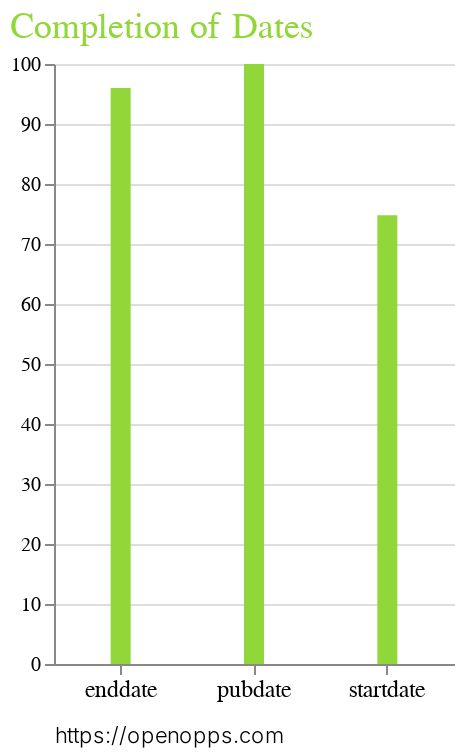

Source (notebook cell):
### Markdown cell above
Output chart

### Code cell
chart = alt.Chart(counts, width=200, height=300, title="Completion of Dates").mark_bar(color='#91D739', size=10).encode(
            alt.X('Date Field',
            axis=alt.Axis(tickCount=12, title="https://openopps.com", 
            grid=False, 
            labelFont='Helvetica', 
            labelFontSize=12, 
            labelAngle=0, 
            titleAlign='left',
            titleAnchor='start',
            titleFont='Helvetica',
            titleFontSize= 11,
            titleFontWeight= 300,
            titleX= -0,
            titleY= 30)
                   ),
    
         alt.Y('Percentage of Completion:Q',
               axis=alt.Axis(title="",
               format=".0s",)
                       )        
#          color=alt.Color('datetype:N', scale=alt.Scale(scheme='darkgreen')),
#          column='source'

)
 
    
full_chart = alt.layer(
            chart
            ).configure_view(
              strokeWidth=0
            ).configure_title(fontSize=18, anchor='start',
                    color= "#91D739", font='Helvetica', fontWeight=400)

full_chart

### Figure 1 — Vega-Lite specification as saved in the notebook (floating-point values rounded to 4 significant figures)
{"config": {"view": {"continuousWidth": 400, "continuousHeight": 300, "strokeWidth": 0}, "title": {"anchor": "start", "color": "#91D739", "font": "Helvetica", "fontSize": 18, "fontWeight": 400}}, "layer": [{"mark": {"type": "bar", "color": "#91D739", "size": 10}, "encoding": {"x": {"type": "nominal", "axis": {"grid": false, "labelAngle": 0, "labelFont": "Helvetica", "labelFontSize": 12, "tickCount": 12, "title": "https://openopps.com", "titleAlign": "left", "titleAnchor": "start", "titleFont": "Helvetica", "titleFontSize": 11, "titleFontWeight": 300, "titleX": 0, "titleY": 30}, "field": "Date Field"}, "y": {"type": "quantitative", "axis": {"format": ".0s", "title": ""}, "field": "Percentage of Completion"}}, "height": 300, "title": "Completion of Dates", "width": 200}], "data": {"name": "data-9cd50c8873a7018140a7522af7b946ad"}, "$schema": "https://vega.github.io/schema/vega-lite/v4.8.1.json", "datasets": {"data-9cd50c8873a7018140a7522af7b946ad": [{"Date Field": "pubdate", "Percentage of Completion": 100.0}, {"Date Field": "startdate", "Percentage of Completion": 74.79}, {"Date Field": "enddate", "Percentage of Completion": 96.01}]}}
